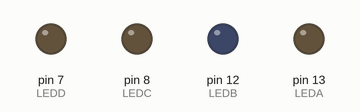
Recording of a sketch running on a simulated Arduino Uno, built with avr-gcc and run on an emulated ATmega328P. On the bench: output pins drawn as LEDs (lit = HIGH).

Above: at 0.5 s.
At 2.5 s:
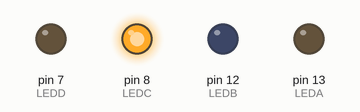
At 4.5 s:
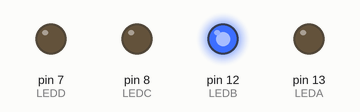
At 9.5 s:
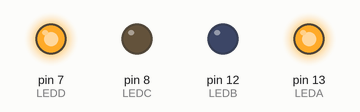
At 14.5 s:
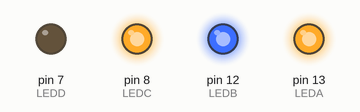
At 19.5 s:
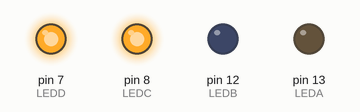
Timing chart, 0 to 20.8 s (numbered marks = the images above):
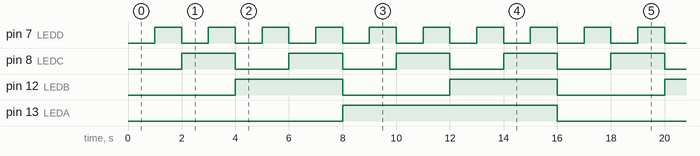

The sketch:

binaryNumLedBlink.ino
```cpp
#define LEDA  13
#define LEDB  12
#define LEDC  8
#define LEDD  7

void setup() {
  pinMode(LEDA, OUTPUT);
  pinMode(LEDB, OUTPUT);
  pinMode(LEDC, OUTPUT);
  pinMode(LEDD, OUTPUT);
}

void resetLed(){
  digitalWrite(LEDA, LOW);
  digitalWrite(LEDB, LOW);
  digitalWrite(LEDC, LOW);
  digitalWrite(LEDD, LOW);
}

void blinkLed(int i){
  if(i==1){
    digitalWrite(LEDA, HIGH);
  }
  if(i==2){
    digitalWrite(LEDB, HIGH);
  }
  if(i==3){
    digitalWrite(LEDC, HIGH);
  }
  if(i==4){
    digitalWrite(LEDD, HIGH);
  }

}

void binaryDisplay(int rem){
  int num[5] = {0, 0, 0, 0, 0};
  resetLed();
  do{
    if(rem > 7){
      rem = rem - 8;
      num[1]=1;
    }
    else if(rem > 3){
      rem = rem - 4;
      num[2]=1;
    }
    else if(rem > 1){
      rem = rem - 2;
      num[3]=1;
    }
    else if(rem > 0){
      rem = rem - 1;
      num[4]=1;
    }
  }
  while(rem != 0);
  for(int i=1;i<=4;i++){
    if(num[i] ==1){
      blinkLed(i);
    }
  }
}

void loop() {
  for(int i=0;i<16;i++){
    binaryDisplay(i);
    delay(1000);
  }

}
```

Measured:
- by itself, pin 7 (LEDD): alternates HIGH for 1.0 s and LOW for 1.0 s
- by itself, pin 8 (LEDC): alternates HIGH for 2.0 s and LOW for 2.0 s
- by itself, pin 12 (LEDB): alternates HIGH for 4.0 s and LOW for 4.0 s
- by itself, pin 13 (LEDA): alternates HIGH for 8.0 s and LOW for 8.0 s
